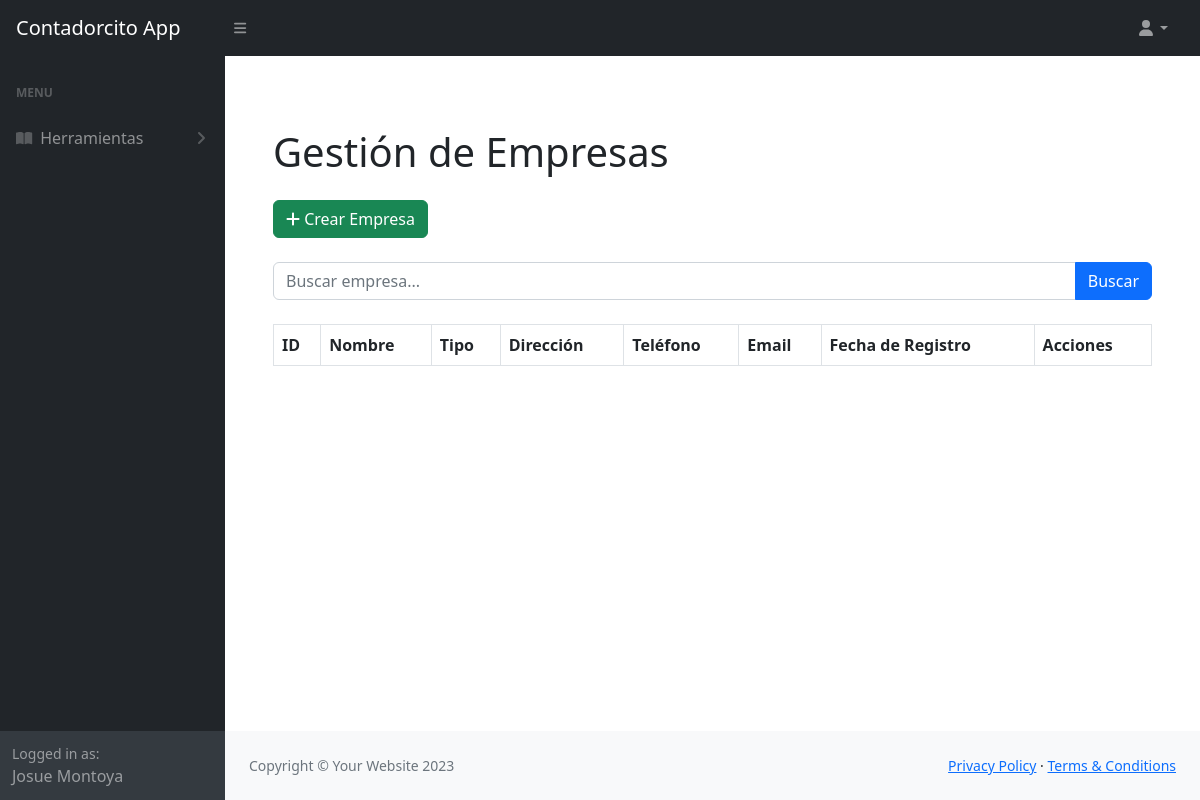
The page /Contadorcito-SA-de-CV/views/companies/indexCompanies.php (signed in) on the database as committed earlier.
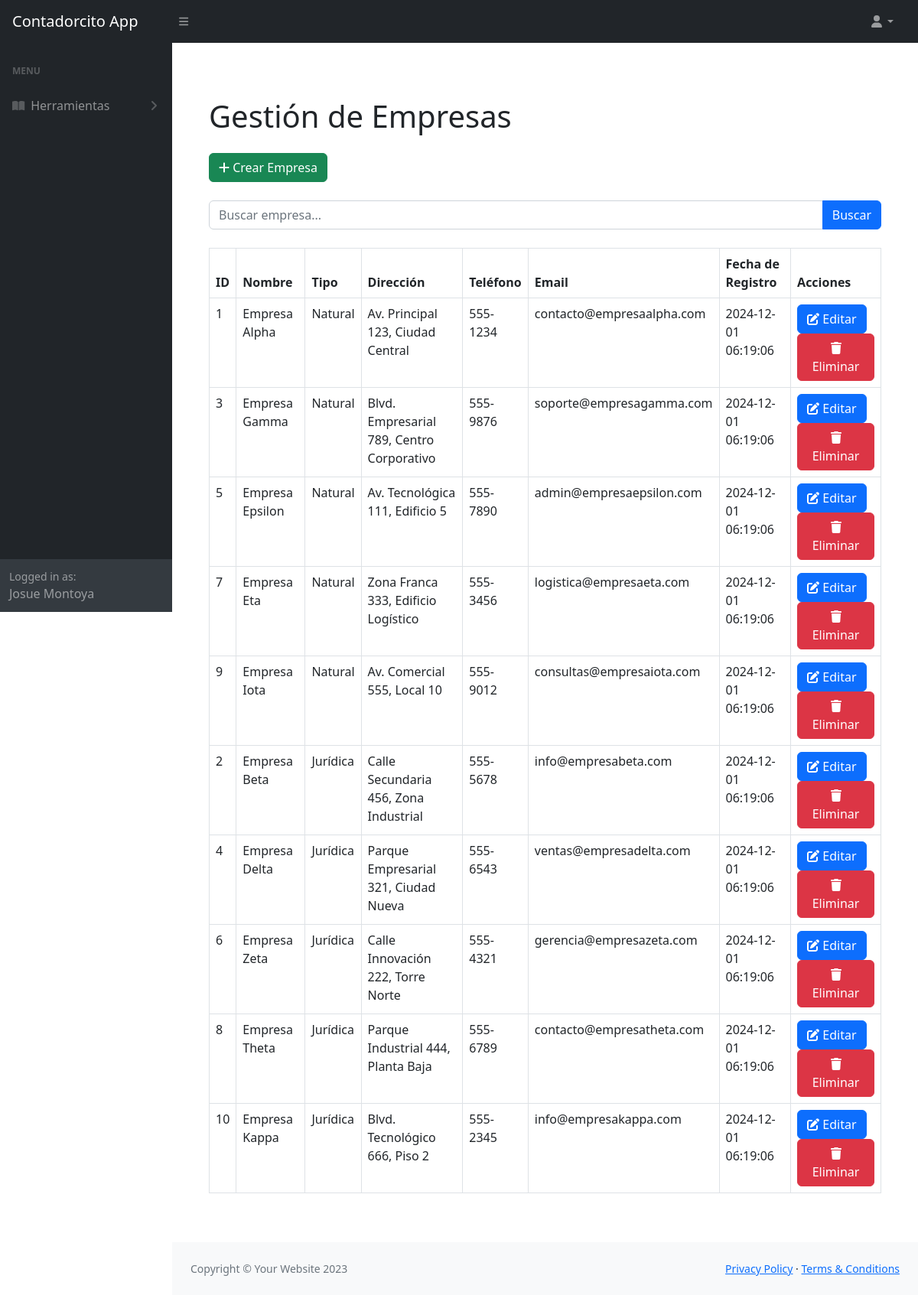
The same page on the database as committed later.
### tables this page shows
CREATE TABLE tbl_Empresas (
    id INT AUTO_INCREMENT PRIMARY KEY,
    nombre VARCHAR(100) NOT NULL,
    tipo_empresa_id INT NOT NULL,
    direccion TEXT,
    telefono VARCHAR(20),
    email VARCHAR(100),
    estado BOOLEAN DEFAULT TRUE,
    created_at TIMESTAMP DEFAULT CURRENT_TIMESTAMP,
    FOREIGN KEY (tipo_empresa_id) REFERENCES tbl_TipoEmpresa(id)
);

CREATE TABLE tbl_TipoEmpresa (
    id INT AUTO_INCREMENT PRIMARY KEY,
    tipo VARCHAR(50) Not null
);

### Contadorcito-SA-de-CV/controllers/companies/indexCompaniesController.php (called while the page is built, shortened)
<?php
include '../../config/conf.php';
$sql = "SELECT e.id, e.nombre, t.tipo, e.direccion, e.telefono, e.email, e.created_at
        FROM tbl_empresas AS e
        INNER JOIN tbl_tipoempresa AS t ON e.tipo_empresa_id = t.id";
try {
    $stmt = $connection->prepare($sql);
    $stmt->execute();
    $empresas = $stmt->fetchAll(PDO::FETCH_ASSOC);
} catch (PDOException $e) {
    echo "Error al obtener la lista de empresas: " . $e->getMessage();
}
?>

### Contadorcito-SA-de-CV/views/companies/indexCompanies.php (the view, shortened to what this page needs)
<!DOCTYPE html>
<html lang="en">
<head>
    <link href="https://cdn.jsdelivr.net/npm/simple-datatables@7.1.2/dist/style.min.css" rel="stylesheet" />
    <link href="../../css/styles.css" rel="stylesheet" />
</head>
<body class="sb-nav-fixed">
    <nav class="sb-topnav navbar navbar-expand navbar-dark bg-dark">
        <a class="navbar-brand ps-3" href="../template/header.php">Contadorcito App</a>
        <button class="btn btn-link btn-sm order-1 order-lg-0 me-4 me-lg-0" id="sidebarToggle" href="#!"><i class="fas fa-bars"></i></button>
        <ul class="navbar-nav ms-auto ms-md-0 me-3 me-lg-4">
            <li class="nav-item dropdown">
                <a class="nav-link dropdown-toggle" id="navbarDropdown" href="#" role="button" data-bs-toggle="dropdown" aria-expanded="false"><i class="fas fa-user fa-fw"></i></a>
            </li>
        </ul>
    </nav>
    <div id="layoutSidenav">
        <div id="layoutSidenav_nav">
            <nav class="sb-sidenav accordion sb-sidenav-dark" id="sidenavAccordion">
                <div class="sb-sidenav-menu">
                    <div class="nav">
                        <div class="sb-sidenav-menu-heading">Menu</div>
                        <a class="nav-link collapsed" href="#" data-bs-toggle="collapse" data-bs-target="#collapsePages" aria-expanded="false" aria-controls="collapsePages">
                            <div class="sb-nav-link-icon"><i class="fas fa-book-open"></i></div>
                            Herramientas
                            <div class="sb-sidenav-collapse-arrow"><i class="fas fa-angle-down"></i></div>
                        </a>
                    </div>
                </div>
                <div class="sb-sidenav-footer">
                    <div class="small">Logged in as:</div>
                    <?= $_SESSION["username"] ?>
                </div>
            </nav>
        </div>
        <div id="layoutSidenav_content">
            <main>
                <div class="container-fluid mt-4 p-5">
                    <h1 class="mb-4">Gestión de Empresas</h1>
                    <a href="../companies/addCompanies.php" class="btn btn-success mb-4">
                        <i class="fas fa-plus"></i> Crear Empresa
                    </a>
                    <form method="POST" action="" class="mb-4">
                        <div class="input-group">
                            <input type="text" name="search" class="form-control" placeholder="Buscar empresa..." value="<?= htmlspecialchars($search ?? '') ?>">
                            <button type="submit" class="btn btn-primary">Buscar</button>
                        </div>
                    </form>
                    <table class="table table-bordered">
                        <thead>
                            <tr>
                                <th>ID</th>
                                <th>Nombre</th>
                                <th>Tipo</th>
                                <th>Dirección</th>
                                <th>Teléfono</th>
                                <th>Email</th>
                                <th>Fecha de Registro</th>
                                <th>Acciones</th>
                            </tr>
                        </thead>
                        <tbody>
                            <?php
                            include '../../controllers/companies/indexCompaniesController.php';
                            foreach ($empresas as $empresa): ?>
                                <tr>
                                    <td><?php echo $empresa['id']; ?></td>
                                    <td><?php echo htmlspecialchars($empresa['nombre']); ?></td>
                                    <td><?php echo htmlspecialchars($empresa['tipo']); ?></td>
                                    <td><?php echo htmlspecialchars($empresa['direccion'] ?? 'N/A'); ?></td>
                                    <td><?php echo htmlspecialchars($empresa['telefono'] ?? 'N/A'); ?></td>
                                    <td><?php echo htmlspecialchars($empresa['email'] ?? 'N/A'); ?></td>
                                    <td><?php echo htmlspecialchars($empresa['created_at']); ?></td>
                                    <?php if ($_SESSION["user"] == "Administrador"): ?>
                                        <td>
                                            <a href="../../controllers/companies/getCompanyById.php?action=edit&id=<?php echo $empresa['id']; ?>" class="btn btn-primary btn-action">
                                                <i class="fas fa-edit"></i> Editar
                                            </a>
                                            <a href="../../controllers/companies/getCompanyById.php?action=delete&id=<?php echo $empresa['id']; ?>" class="btn btn-danger btn-action" onclick="return confirm('¿Está seguro de eliminar esta empresa?')">
                                                <i class="fas fa-trash"></i> Eliminar
                                            </a>
                                        </td>
                                    <?php endif; ?>
                                </tr>
                            <?php endforeach; ?>
                        </tbody>
                    </table>
                </div>
            </main>
            <footer class="py-4 bg-light mt-auto">
                <div class="container-fluid px-4">
                    <div class="d-flex align-items-center justify-content-between small">
                        <div class="text-muted">Copyright &copy; Your Website 2023</div>
                        <div>
                            <a href="#">Privacy Policy</a>
                            &middot;
                            <a href="#">Terms &amp; Conditions</a>
                        </div>
                    </div>
                </div>
            </footer>
        </div>
    </div>
</body>
</html>

Rows that differ between the two databases and show on the page:
added tbl_empresas: id "1", nombre "Empresa Alpha", tipo_empresa.tipo "Natural", direccion "Av. Principal 123, Ciudad Central", telefono "555-1234", email "contacto@empresaalpha.com", created_at "2024-12-01 06:19:06"
added tbl_empresas: id "3", nombre "Empresa Gamma", tipo_empresa.tipo "Natural", direccion "Blvd. Empresarial 789, Centro Corporativo", telefono "555-9876", email "soporte@empresagamma.com", created_at "2024-12-01 06:19:06"
added tbl_empresas: id "5", nombre "Empresa Epsilon", tipo_empresa.tipo "Natural", direccion "Av. Tecnológica 111, Edificio 5", telefono "555-7890", email "admin@empresaepsilon.com", created_at "2024-12-01 06:19:06"
added tbl_empresas: id "7", nombre "Empresa Eta", tipo_empresa.tipo "Natural", direccion "Zona Franca 333, Edificio Logístico", telefono "555-3456", email "logistica@empresaeta.com", created_at "2024-12-01 06:19:06"
added tbl_empresas: id "9", nombre "Empresa Iota", tipo_empresa.tipo "Natural", direccion "Av. Comercial 555, Local 10", telefono "555-9012", email "consultas@empresaiota.com", created_at "2024-12-01 06:19:06"
added tbl_empresas: id "2", nombre "Empresa Beta", tipo_empresa.tipo "Jurídica", direccion "Calle Secundaria 456, Zona Industrial", telefono "555-5678", email "info@empresabeta.com", created_at "2024-12-01 06:19:06"
added tbl_empresas: id "4", nombre "Empresa Delta", tipo_empresa.tipo "Jurídica", direccion "Parque Empresarial 321, Ciudad Nueva", telefono "555-6543", email "ventas@empresadelta.com", created_at "2024-12-01 06:19:06"
added tbl_empresas: id "6", nombre "Empresa Zeta", tipo_empresa.tipo "Jurídica", direccion "Calle Innovación 222, Torre Norte", telefono "555-4321", email "gerencia@empresazeta.com", created_at "2024-12-01 06:19:06"
added tbl_empresas: id "8", nombre "Empresa Theta", tipo_empresa.tipo "Jurídica", direccion "Parque Industrial 444, Planta Baja", telefono "555-6789", email "contacto@empresatheta.com", created_at "2024-12-01 06:19:06"
added tbl_empresas: id "10", nombre "Empresa Kappa", tipo_empresa.tipo "Jurídica", direccion "Blvd. Tecnológico 666, Piso 2", telefono "555-2345", email "info@empresakappa.com", created_at "2024-12-01 06:19:06"
